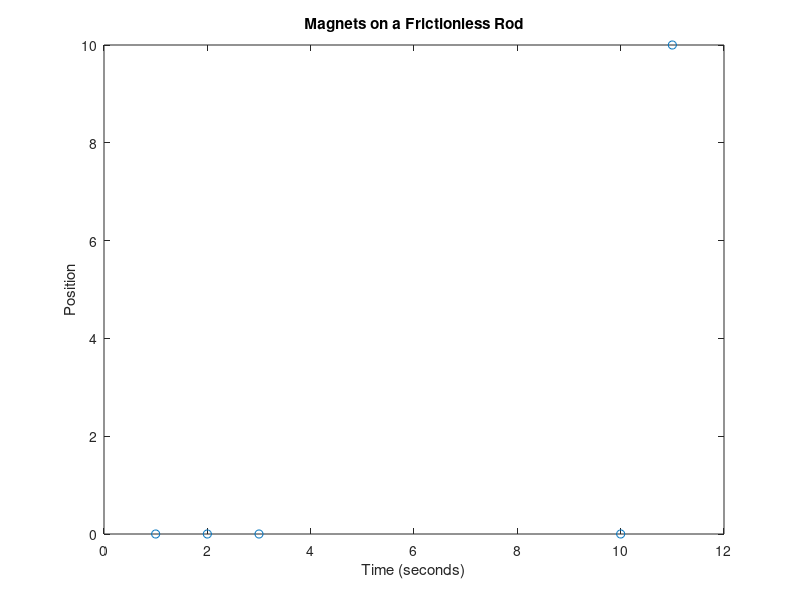

Recreate this plot in MATLAB.
% System Simuation Final: Problem 1
% Written by Josh Humphrey
clear
N = 10;
T = 1;
t = linspace(1,11,11);
x = zeros(0,N);
x(1) = 0;
x(11) = 10;
ffx = zeros(0,N);

for m = 3:9
    ffx(m) = -1+(1/(x(m)-x(m-1)).^2)-(1/(x(m+1)-x(m)).^2);
    x(m) = (T^2)*ffx(m-1)-x(m-2)-2*x(m-1);
    
end

figure(1)
plot(t,x,'o')
title('Magnets on a Frictionless Rod')
xlabel('Time (seconds)')
ylabel('Position')